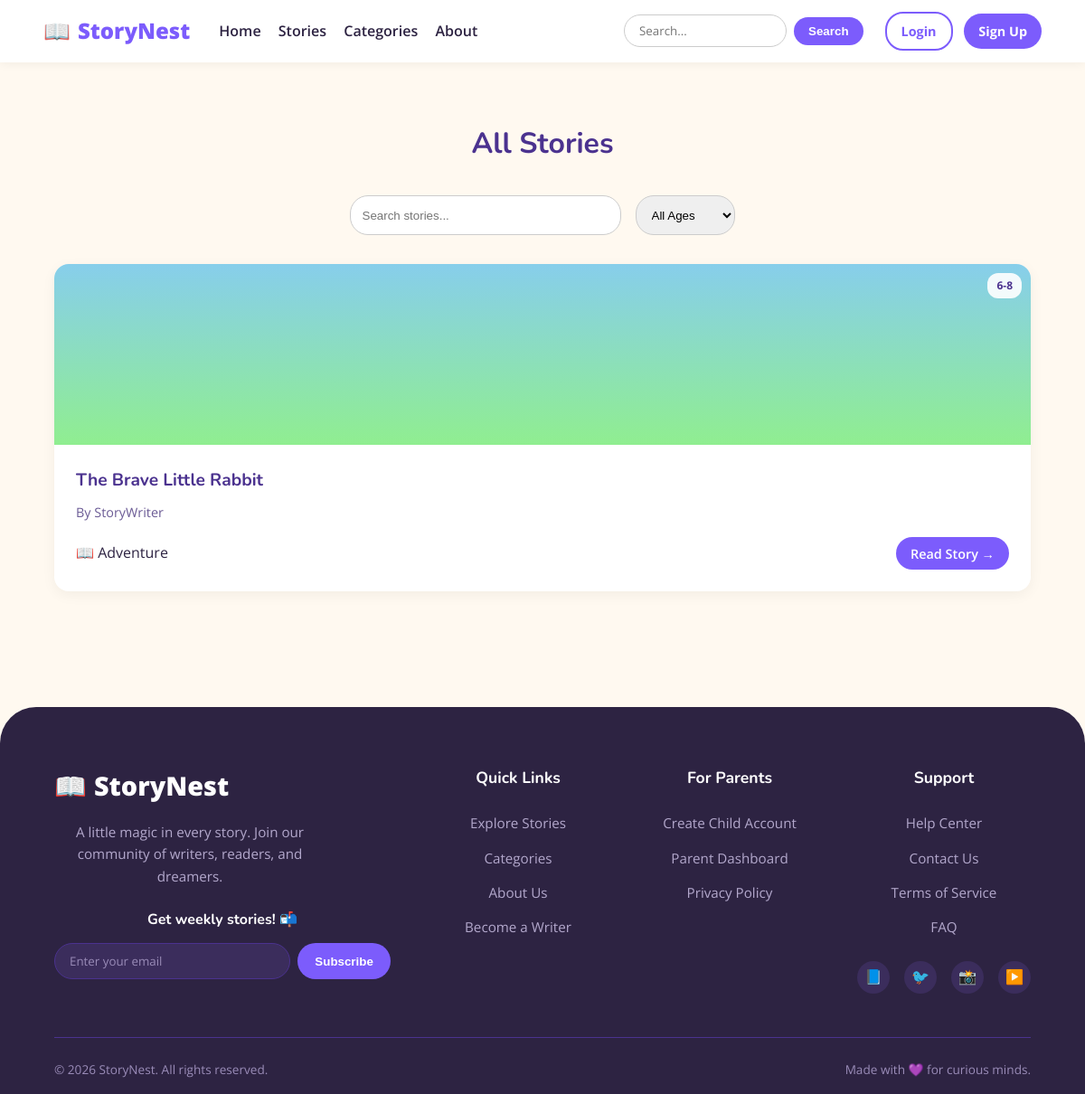
The app's page /public/index.php?page=stories&category=1 with its own data.
### tables this page shows
CREATE TABLE stories (
    story_id INT AUTO_INCREMENT PRIMARY KEY,
    author_id INT NOT NULL,
    category_id INT NOT NULL,
    title VARCHAR(150) NOT NULL,
    thumbnail VARCHAR(255) NULL,
    body TEXT NOT NULL,
    age_group ENUM('3-5', '6-8', '9-12', '13+') NOT NULL,
    status ENUM('draft', 'published') DEFAULT 'draft',
    published_at TIMESTAMP NULL,
    created_at TIMESTAMP DEFAULT CURRENT_TIMESTAMP,
    updated_at TIMESTAMP DEFAULT CURRENT_TIMESTAMP ON UPDATE CURRENT_TIMESTAMP,
    FOREIGN KEY (author_id) REFERENCES users(user_id) ON DELETE CASCADE,
    FOREIGN KEY (category_id) REFERENCES categories(category_id) ON DELETE RESTRICT
);

CREATE TABLE users (
    user_id INT AUTO_INCREMENT PRIMARY KEY,
    username VARCHAR(50) NOT NULL,
    email VARCHAR(100) NOT NULL UNIQUE,
    password_hash VARCHAR(255) NOT NULL,
    role ENUM('admin', 'writer', 'child', 'parent') NOT NULL,
    created_at TIMESTAMP DEFAULT CURRENT_TIMESTAMP
);

CREATE TABLE categories (
    category_id INT AUTO_INCREMENT PRIMARY KEY,
    name VARCHAR(50) NOT NULL UNIQUE,
    description TEXT,
    created_at TIMESTAMP DEFAULT CURRENT_TIMESTAMP
);

### app/controllers/StoryController.php (called while the page is built, shortened)
<?php
require_once BASE_PATH . '/app/models/Story.php';
class StoryController {
    private $storyModel;
    public function __construct() {
        $this->storyModel = new Story();
    }
    public function index() {
        $filters = [
            'category' => $_GET['category'] ?? '',
            'age_group' => $_GET['age_group'] ?? '',
            'search' => $_GET['search'] ?? ''
        ];
        $stories = $this->storyModel->getPublished($filters);
        require_once BASE_PATH . '/app/views/stories/index.php';
    }
}
?>

### app/includes/auth.php (called while the page is built, shortened)
<?php
function isLoggedIn() {
    return isset($_SESSION['user_id']);
}
?>

### config/database.php (called while the page is built, shortened)
<?php
function getDB() {
    static $pdo = null;
    if ($pdo === null) {
        try {
            $pdo = new PDO("mysql:host=" . DB_HOST . ";dbname=" . DB_NAME . ";charset=utf8mb4", DB_USER, DB_PASS, [
                PDO::ATTR_ERRMODE => PDO::ERRMODE_EXCEPTION,
                PDO::ATTR_DEFAULT_FETCH_MODE => PDO::FETCH_ASSOC,
                PDO::ATTR_EMULATE_PREPARES => false,
            ]);
        } catch (PDOException $e) {
            die("Database connection failed: " . $e->getMessage());
        }
    }
    return $pdo;
}
?>

### app/models/Story.php (called while the page is built, shortened)
<?php
require_once __DIR__ . '/../../config/database.php';
class Story {
    private $db;
    public function __construct() {
        $this->db = getDB();
    }
    public function getPublished($filters = []) {
        $sql = "SELECT s.*, u.username as author, c.name as category FROM stories s JOIN users u ON s.author_id = u.user_id JOIN categories c ON s.category_id = c.category_id WHERE s.status = 'published'";
        $params = [];
        if (!empty($filters['category'])) {
            $sql .= " AND s.category_id = ?";
            $params[] = $filters['category'];
        }
        $sql .= " ORDER BY s.published_at DESC";
        $stmt = $this->db->prepare($sql);
        $stmt->execute($params);
        return $stmt->fetchAll();
    }
}
?>

### app/includes/functions.php (called while the page is built, shortened)
<?php
function sanitize($data) {
    return htmlspecialchars($data, ENT_QUOTES, 'UTF-8');
}
?>

### app/views/stories/index.php (the view, shortened to what this page needs)
<?php
require_once BASE_PATH . '/app/includes/header.php';
require_once BASE_PATH . '/app/includes/navbar.php';
$isParent = isLoggedIn() && $_SESSION['role'] === 'parent';
?>
<section class="stories-section">
    <h1 class="section-title">All Stories</h1>
    <?php if (!$isParent): ?>
    <div style="display: flex; gap: 1rem; justify-content: center; margin-bottom: 2rem; flex-wrap: wrap;">
        <input type="text" id="live-search" placeholder="Search stories..." style="padding: 0.8rem; border-radius: 20px; border: 1px solid #ccc; width: 300px;">
        <select id="filter-age" style="padding: 0.8rem; border-radius: 20px; border: 1px solid #ccc;">
            <option value="">All Ages</option>
        </select>
    </div>
    <?php endif; ?>
    <div id="story-results" class="story-grid">
        <?php if (empty($stories)): ?>
            <p style="text-align: center; width: 100%; color: var(--text-light);">No stories found.</p>
        <?php else: ?>
            <?php foreach ($stories as $index => $story): ?>
                <div class="story-card">
                    <div class="story-card-img">
                        <?php if (!empty($story['thumbnail'])): ?>
                            <img src="<?= BASE_URL ?>/uploads/stories/<?= sanitize($story['thumbnail']) ?>" alt="<?= sanitize($story['title']) ?>" style="width: 100%; height: 100%; object-fit: cover;">
                        <?php else: ?>
                            <div style="width:100%; height:100%; background: <?= ['linear-gradient(to bottom, #87CEEB, #90EE90)', 'linear-gradient(to bottom, #191970, #483D8B)', 'linear-gradient(to bottom, #228B22, #556B2F)'][$index % 3] ?>;"></div>
                        <?php endif; ?>
                        <span class="age-badge"><?= sanitize($story['age_group']) ?></span>
                    </div>
                    <div class="story-card-content">
                        <h3><?= sanitize($story['title']) ?></h3>
                        <p style="color: var(--text-light); font-size: 0.9rem;">By <?= sanitize($story['author']) ?></p>
                        <div class="story-meta">
                            <span>📖 <?= sanitize($story['category']) ?></span>
                            <?php if ($isParent): ?>
                                <button class="btn" style="padding: 0.4rem 1rem; font-size: 0.9rem; background: #eee; color: #888; cursor: not-allowed;" disabled title="Log in as a child to read">
                                    Child Only
                                </button>
                            <?php else: ?>
                                <a href="<?= BASE_URL ?>/index.php?page=story&id=<?= $story['story_id'] ?>" class="btn btn-primary" style="padding: 0.4rem 1rem; font-size: 0.9rem;">Read Story &rarr;</a>
                            <?php endif; ?>
                        </div>
                    </div>
                </div>
            <?php endforeach; ?>
        <?php endif; ?>
    </div>
</section>
<?php require_once BASE_PATH . '/app/includes/footer.php'; ?>

### public/assets/css/style.css (style rules this page uses)
:root { --primary-purple: #7C5CFC; --dark-purple: #4B328F; --lavender: #EEE9FF; --soft-pink: #FFD9E8; --cream: #FFF9F0; --light-blue: #DFF4FF; --white: #FFFFFF; --text-dark: #2D2342; --text-light: #6B5B95; --font-heading: 'Nunito', sans-serif; --font-body: 'Open Sans', sans-serif; }
* { margin: 0; padding: 0; box-sizing: border-box; }
body { font-family: var(--font-body); background-color: var(--cream); color: var(--text-dark); line-height: 1.6; }
h1, h2, h3, h4 { font-family: var(--font-heading); color: var(--dark-purple); }
a { text-decoration: none; color: var(--primary-purple); }
.btn { padding: 0.6rem 1.5rem; border-radius: 20px; font-weight: 600; cursor: pointer; border: none; transition: all 0.3s; }
.btn-primary { background: var(--primary-purple); color: var(--white); }
.stories-section { padding: 4rem 5%; }
.section-title { text-align: center; font-size: 2rem; margin-bottom: 2rem; display: flex; align-items: center; justify-content: center; gap: 10px; }
.story-grid { display: grid; grid-template-columns: repeat(auto-fit, minmax(300px, 1fr)); gap: 2rem; }
.story-card { background: var(--white); border-radius: 16px; overflow: hidden; box-shadow: 0 4px 15px rgba(0,0,0,0.05); transition: transform 0.3s; }
.story-card-img { height: 200px; background: var(--light-blue); position: relative; }
.age-badge { position: absolute; top: 10px; right: 10px; background: var(--white); padding: 0.2rem 0.8rem; border-radius: 12px; font-size: 0.8rem; font-weight: bold; color: var(--primary-purple); }
.story-card-content { padding: 1.5rem; }
.story-card-content h3 { font-size: 1.2rem; margin-bottom: 0.5rem; }
.story-meta { display: flex; justify-content: space-between; align-items: center; margin-top: 1rem; }

### public/assets/css/home.css (style rules this page uses)
.age-badge { background: rgba(255, 255, 255, 0.9); color: #4B328F; padding: 4px 10px; border-radius: 12px; font-size: 0.75rem; font-weight: 700; }

### records on screen
stories: age_group "6-8", title "The Brave Little Rabbit", author.username "StoryWriter", category.name "Adventure"

### other values on screen
APP_NAME "StoryNest"
